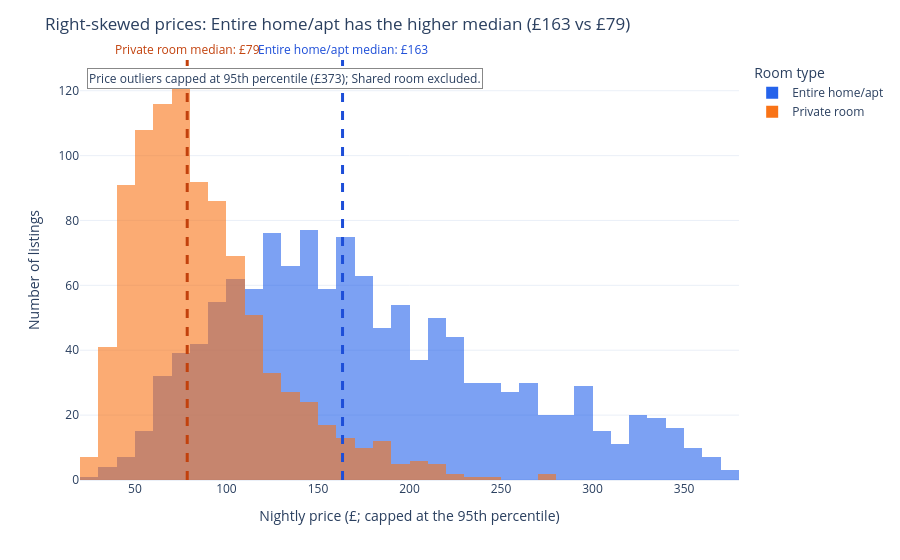

The notebook cell this image was saved under:
### Markdown cell above
## Task 1 — Histogram: price by room type (overlapping distributions)

**What to build:** A histogram showing price distributions for **Entire home/apt vs Private room** (exclude Shared room — too few observations) overlaid on the same chart.

**Requirements:**
- Both room types on the same chart (use `color='room_type'`)
- `barmode='overlay'` with `opacity=0.6` so both distributions are visible
- A vertical line for the median of EACH room type, differently coloured
- Insight title comparing the two distributions

> 💡 `df_cap[df_cap['room_type'].isin(['Entire home/apt','Private room'])]`

### Code cell
# Task 1 — Overlapping price histograms for Entire home/apt and Private room
room_order = ['Entire home/apt', 'Private room']
price_rooms = df_cap.loc[df_cap['room_type'].isin(room_order)].copy()

# Calculate a separate median for each room type.
room_medians = price_rooms.groupby('room_type')['price'].median()
room_means = price_rooms.groupby('room_type')['price'].mean()
higher_median_room = room_medians.idxmax()
lower_median_room = room_medians.idxmin()

fig1 = px.histogram(
    price_rooms,
    x='price',
    color='room_type',
    category_orders={'room_type': room_order},
    barmode='overlay',
    opacity=0.6,
    nbins=40,
    color_discrete_map={'Entire home/apt': '#2563eb', 'Private room': '#f97316'},
    labels={'price': 'Nightly price (£)', 'count': 'Number of listings', 'room_type': 'Room type'},
)

# Add a differently coloured vertical median line for each room type.
median_colours = {'Entire home/apt': '#1d4ed8', 'Private room': '#c2410c'}
for room in room_order:
    median_value = room_medians[room]
    fig1.add_vline(
        x=median_value,
        line_dash='dash',
        line_width=3,
        line_color=median_colours[room],
        annotation_text=f'{room} median: £{median_value:.0f}',
        annotation_position='top',
        annotation_font_color=median_colours[room],
    )

fig1.update_layout(
    title=(f'Right-skewed prices: {higher_median_room} has the higher median '
           f'(£{room_medians[higher_median_room]:.0f} vs £{room_medians[lower_median_room]:.0f})'),
    xaxis_title='Nightly price (£; capped at the 95th percentile)',
    yaxis_title='Number of listings',
    legend_title='Room type',
    template='plotly_white',
)
fig1.add_annotation(
    x=0.01, y=0.98, xref='paper', yref='paper', xanchor='left', yanchor='top',
    text=f'Price outliers capped at 95th percentile (£{p95:.0f}); Shared room excluded.',
    showarrow=False, bgcolor='white', bordercolor='#888', borderwidth=1,
)
fig1.show()

print('Median nightly price by room type (£):')
display(room_medians.rename('median_price').to_frame().round(2))
print('Mean nightly price by room type (£):')
display(room_means.rename('mean_price').to_frame().round(2))

### Figure 1 — Plotly figure (JSON) as saved in the notebook; plotly's stock layout.template omitted (floating-point values rounded to 4 significant figures; data arrays with more than 128 entries replaced by an {"elided": "..."} marker saying what was removed)
{"data": [{"bingroup": "x", "hovertemplate": "Room type=Entire home/apt<br>Nightly price (£)=%{x}<br>count=%{y}<extra></extra>", "legendgroup": "Entire home/apt", "marker": {"color": "#2563eb", "opacity": 0.6, "pattern": {"shape": ""}}, "name": "Entire home/apt", "nbinsx": 40, "orientation": "v", "showlegend": true, "type": "histogram", "x": {"elided": "1251 float values"}, "xaxis": "x", "yaxis": "y"}, {"bingroup": "x", "hovertemplate": "Room type=Private room<br>Nightly price (£)=%{x}<br>count=%{y}<extra></extra>", "legendgroup": "Private room", "marker": {"color": "#f97316", "opacity": 0.6, "pattern": {"shape": ""}}, "name": "Private room", "nbinsx": 40, "orientation": "v", "showlegend": true, "type": "histogram", "x": {"elided": "942 float values"}, "xaxis": "x", "yaxis": "y"}], "layout": {"annotations": [{"font": {"color": "#1d4ed8"}, "showarrow": false, "text": "Entire home/apt median: £163", "x": 163.4, "xanchor": "center", "xref": "x", "y": 1, "yanchor": "bottom", "yref": "y domain"}, {"font": {"color": "#c2410c"}, "showarrow": false, "text": "Private room median: £79", "x": 78.57, "xanchor": "center", "xref": "x", "y": 1, "yanchor": "bottom", "yref": "y domain"}, {"bgcolor": "white", "bordercolor": "#888", "borderwidth": 1, "showarrow": false, "text": "Price outliers capped at 95th percentile (£373); Shared room excluded.", "x": 0.01, "xanchor": "left", "xref": "paper", "y": 0.98, "yanchor": "top", "yref": "paper"}], "barmode": "overlay", "legend": {"title": {"text": "Room type"}, "tracegroupgap": 0}, "margin": {"t": 60}, "shapes": [{"line": {"color": "#1d4ed8", "dash": "dash", "width": 3}, "type": "line", "x0": 163.4, "x1": 163.4, "xref": "x", "y0": 0, "y1": 1, "yref": "y domain"}, {"line": {"color": "#c2410c", "dash": "dash", "width": 3}, "type": "line", "x0": 78.57, "x1": 78.57, "xref": "x", "y0": 0, "y1": 1, "yref": "y domain"}], "title": {"text": "Right-skewed prices: Entire home/apt has the higher median (£163 vs £79)"}, "xaxis": {"anchor": "y", "domain": [0, 1], "title": {"text": "Nightly price (£; capped at the 95th percentile)"}}, "yaxis": {"anchor": "x", "domain": [0, 1], "title": {"text": "Number of listings"}}}}
